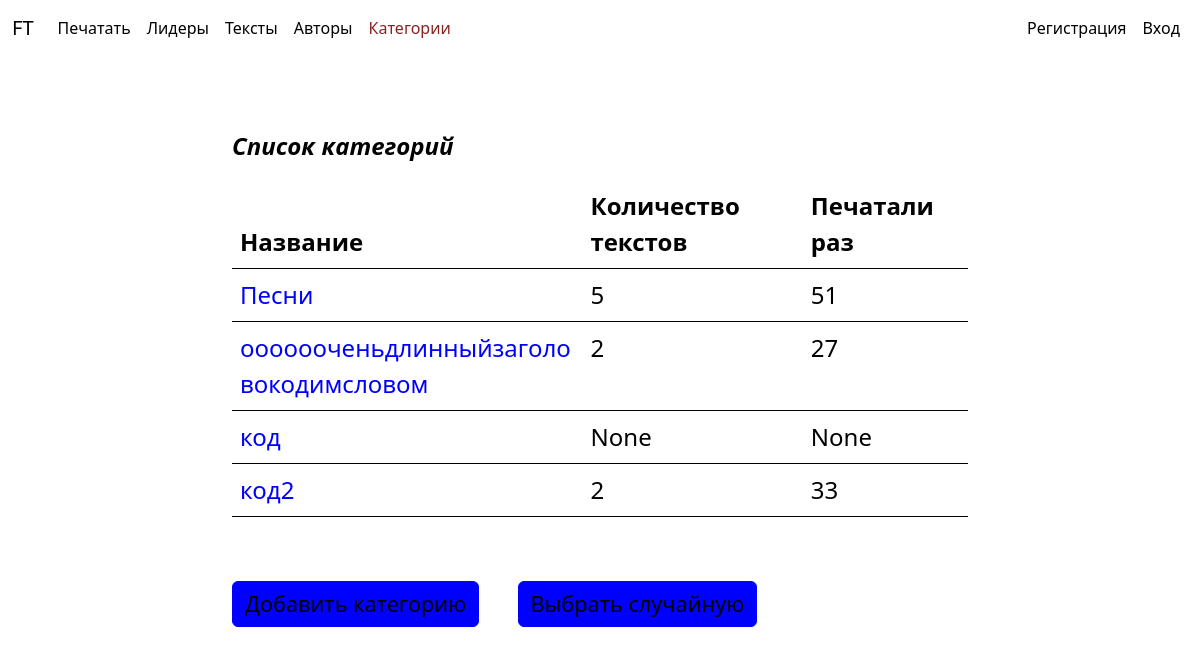
The page /category_list/ on the database its author committed.
### typing_trainer/models.py (models this page shows, shortened)
class TextCategory(models.Model):
    title = models.CharField(
        max_length=255,
        unique=True,
        verbose_name="Название",
    )
    slug = models.SlugField(
        max_length=255,
        unique=True,
        verbose_name="URL",
    )
    def get_absolute_url(self):
        return reverse("category_info", kwargs={"category_slug": self.slug})
    class Meta:
        verbose_name = "Категория"
        verbose_name_plural = "Категории"

### typing_trainer/views.py (the view)
# urls.py: path('category_list/', CategoryList.as_view(), name='categorylist'),
class CategoryList(DataMixin, ListView):
    model = TextCategory
    context_object_name = "category_list"
    template_name = "typing_trainer/category.html"
    def get_context_data(self, **kwargs):
        context = super().get_context_data(**kwargs)
        queryset_for_pole_count_typed = CategoryStatistics.objects.values(
            "category"
        ).annotate(sm=Sum("count_typed"))
        queryset_for_pole_text_count = Text.objects.values("category").annotate(
            cnt=Count("text")
        )
        additional_context = {
            "title": "Список категорий",
            "menu_selected": "category",
            "category_detail_info": False,
            "count_typed_by": queryset_to_dict(
                queryset_for_pole_count_typed,
                group_name="category",
                value_name="sm",
            ),
            "text_count_by_category": queryset_to_dict(
                queryset_for_pole_text_count,
                group_name="category",
                value_name="cnt",
            ),
        }
        return self.get_context(context=context, additional_context=additional_context)

### typing_trainer/templatetags/typing_trainer_tags.py (called while the page is built)
@register.filter(name='get_dict_value_by_key')
def get_dict_value_by_key(dictionary, key):
    return dictionary.get(key, None)

@register.filter(name='get_path_to_css')
def get_path_to_css(user):
    theme_num = '1'
    if user.is_authenticated:
        theme_num = Settings.objects.values('current_theme__pk').get(pk=user.pk)['current_theme__pk']
    return f'typing_trainer/css/theme{theme_num}.css'

### typing_trainer/utils.py (called while the page is built)
def queryset_to_dict(queryset, group_name, value_name):
    dct = {}
    for dictionary in queryset:
        dct[dictionary[group_name]] = dictionary[value_name]
    return dct

    def get_context(self, *args, **kwargs):
        context = kwargs["context"]
        additional_context = kwargs["additional_context"]
        for key, value in additional_context.items():
            context[key] = value
        return context

### typing_trainer/templates/typing_trainer/category.html
{% extends 'typing_trainer/base.html' %}
{% load typing_trainer_tags %}
{% block content %}
<div class="container my-4 info">
    <div class="row">
        <div class="col col-lg-2 col-md-2 col-sm-2"></div>
        <div class="col col-lg-8 col-md-8 col-sm-8">
            {% if category_detail_info %}
                <h2 class="info-header">{{category_name}}</h2>
                <p class="mt-5" style="font-weight: bold; font-style: italic;">Тексты по этой категории</p>
            {% else %}
                <p class="mt-5" style="font-weight: bold; font-style: italic;">Список категорий</p>
            {% endif %}
            <table class="table">
                <thead>
                    {% if category_detail_info %}
                        <tr>
                            <th scope="col">title</th>
                            <th scope="col">author</th>
                            <th scope="col">language</th>
                            <th scope="col">length</th>
                        </tr>
                    {% else %}
                        <tr>
                            <th scope="col">Название</th>
                            <th scope="col">Количество текстов</th>
                            <th scope="col">Печатали раз</th>
                        </tr>
                    {% endif %}
                </thead>
                <tbody>
                    {% if category_detail_info %}
                        {% for text in category_list %}
                            <tr>
                                <td class="text-break"><a href="{{text.get_absolute_url}}">{{text.title}}</a></td>
                                <td class="text-break"><a href="{{text.author.get_absolute_url}}">{{text.author}}</a></td>
                                <td>{{text.language}}</td>
                                <td>{{text.length}}</td>
                            </tr>
                        {% endfor %}
                    {% else %}
                        {% for category in category_list %}
                            <tr>
                                <td class="text-break"><a href="{{category.get_absolute_url}}">{{category.title}}</a></td>
                                <td>{{text_count_by_category|get_dict_value_by_key:category.pk}}</td>
                                <td>{{count_typed_by|get_dict_value_by_key:category.pk}}</td>
                            </tr>
                        {% endfor %}
                    {% endif %}
                </tbody>
            </table>
            {% if category_detail_info %}
                <a class="btn btn-primary my-5" href="{% url 'categorylist' %}" role="button" style="font-size: 1.35rem;">К категориям</a>
                <a class="btn btn-primary my-5" href="{% url 'updatecurrentcategory' category_slug %}" role="button" style="font-size: 1.35rem; margin-left: 2rem;">Выбрать категорию</a>
            {% else %}
                <a class="btn btn-primary my-5" href="{% url 'addcategory' %}" role="button" style="font-size: 1.35rem;">Добавить категорию</a>
                <a class="btn btn-primary my-5" href="{% url 'chooserandom' 'category' %}" role="button" style="font-size: 1.35rem; margin-left: 2rem;">Выбрать случайную</a>
            {% endif %}
        </div>
        <div class="col col-lg-2 col-md-2 col-sm-2"></div>
    </div>
</div>
{% endblock content %}

### typing_trainer/static/typing_trainer/css/style.css (style rules this page uses)
.table a { text-decoration: none; }
.info { font-size: 1.5rem; }

### typing_trainer/static/typing_trainer/css/theme1.css (style rules this page uses)
body { --bs-body-bg: rgb(255, 255, 255); --bs-body-color: rgb(0, 1, 0); --bs-border-color: rgb(0, 0, 255); --my-alt-bg-color: rgb(145, 137, 137); --bs-warning-text-emphasis: none; --bs-warning-bg-subtle: none; --bs-warning-border-subtle: none; --bs-warning-text-emphasis: none; }
.table { --bs-table-color: none; --bs-table-bg: none; --bs-table-border-color: none; }
.btn-primary { --bs-btn-color: none; --bs-btn-bg: rgb(0, 0, 255); --bs-btn-border-color: rgb(0, 0, 255); --bs-btn-hover-color: none; --bs-btn-hover-bg: rgb(135, 34, 34); --bs-btn-hover-border-color: rgb(135, 34, 34); --bs-btn-active-color: none; --bs-btn-active-bg: rgb(135, 34, 34); --bs-btn-active-border-color: rgb(135, 34, 34); }
a { --bs-link-color-rgb: 0, 0, 255; }

### rows shown on the page
TextCategory: title "Песни", id "5", id "51"
TextCategory: title "ооооооченьдлинныйзаголовокодимсловом", id "2", id "27"
TextCategory: title "код", id "None"
TextCategory: title "код2", id "2", id "33"
